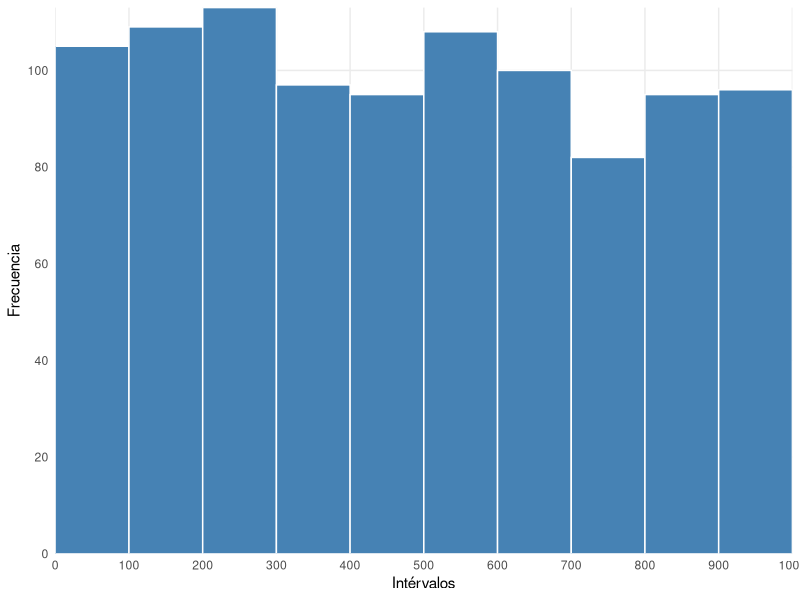

The R source for this figure:
## ---- chunk 1
knitr::opts_chunk$set(echo = FALSE)

#Instalación de las libreriás requeridas
library(ggplot2)
library(dplyr)
library(GGally)
library(xtable)
library(knitr)
library(forcats)
library(tidyr)
library(modeest)
library(kableExtra)
## ---- chunk 2
poblacion <- sample(0:1000, 1000, replace = TRUE)
## ---- chunk 3
library(readr)
info <- read_csv("datos.csv", col_types = cols(.default = col_integer()))
datos <- as.numeric(unlist(info))
## ---- chunk 4
prom <- mean(datos)
## ---- chunk 5
muestra1 <- sample(datos, size = 10, replace = FALSE)
## ---- chunk 6
muestra2 <- sample(datos, size = 10, replace = FALSE)
muestra3 <- sample(datos, size = 10, replace = FALSE)
muestra4 <- sample(datos, size = 10, replace = FALSE)
muestra5 <- sample(datos, size = 10, replace = FALSE)
## ---- chunk 7
prom1 <- mean(muestra1)
## ---- chunk 8
prom2 <- mean(muestra2)
prom3 <- mean(muestra3)
prom4 <- mean(muestra4)
prom5 <- mean(muestra5)
## ---- chunk 9
med <- median(datos)
mod <- mfv(datos)
## ---- chunk 10
ancho <- (max(datos) - min(datos))/10

cortes <- seq(min(datos), max(datos), by = ancho)
etiquetas <- character(length(cortes)-1)
etiquetas[1] <- paste0("[", round(cortes[1], 2), ", ", round(cortes[2], 2), "]")
if(length(cortes) > 2) {
  for(i in 2:(length(cortes)-1)) {
    etiquetas[i] <- paste0("(", round(cortes[i], 2), ", ", round(cortes[i+1], 2), "]")
  }
}
intervalos <- cut(datos, breaks = cortes, labels = etiquetas, include.lowest = TRUE, right = TRUE)

frec_abs <- table(intervalos)
frec_rel <- prop.table(frec_abs)
frec_abs_acum <- cumsum(frec_abs)
frec_rel_acum <- cumsum(frec_rel)

tabla_frecuencias_commercial <- data.frame(
  Intervalo = levels(intervalos),
  "F Absoluta" = as.numeric(frec_abs),
  "F Relativa" = round(as.numeric(frec_rel), 2),
  "F Abs Acum" = as.numeric(frec_abs_acum),
  "F Rel Acum" = round(as.numeric(frec_rel_acum), 2)
)

knitr::kable(tabla_frecuencias_commercial, 
             caption = "Frecuencia de los datos",
             align = c('l', 'c', 'c', 'c', 'c'))

## ---- chunk 11
cortes <- seq(0, 1000, by = 100)
histograma <- ggplot(data.frame(datos = datos), aes(x = datos)) +
  geom_histogram(breaks = cortes, fill = "steelblue", color = "white", boundary = 0) +
  labs(x = "Intérvalos", y = "Frecuencia") +
  scale_x_continuous(limits = c(0, 1000), breaks = seq(0, 1000, by = 100), expand = c(0, 0)) +
  scale_y_continuous(limits = c(0, NA) ,breaks = seq(0, 140, by = 20), expand = c(0, 0)) +
  theme_minimal() +
  theme(panel.grid.minor = element_blank())

ggsave( filename = "figura1.png", plot = histograma,
  width = 6, height = 4, dpi = 150
)
